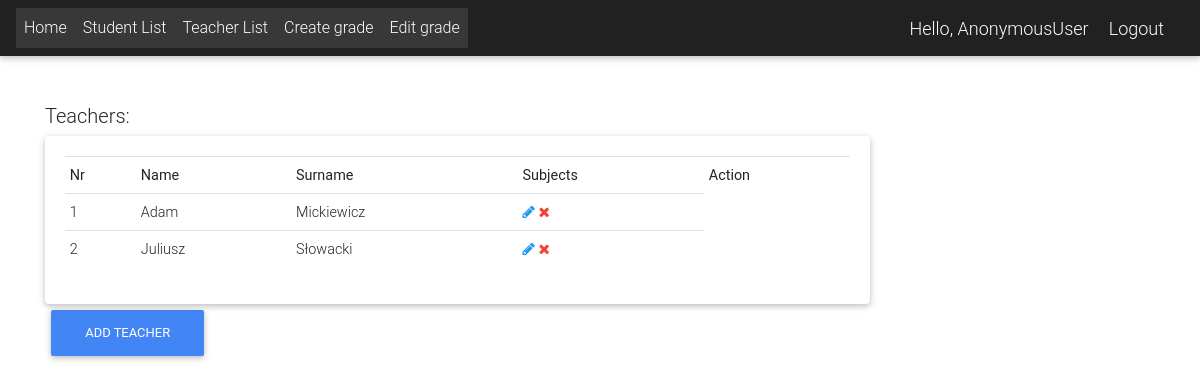
Page /teacher_list/ on the earlier database version.
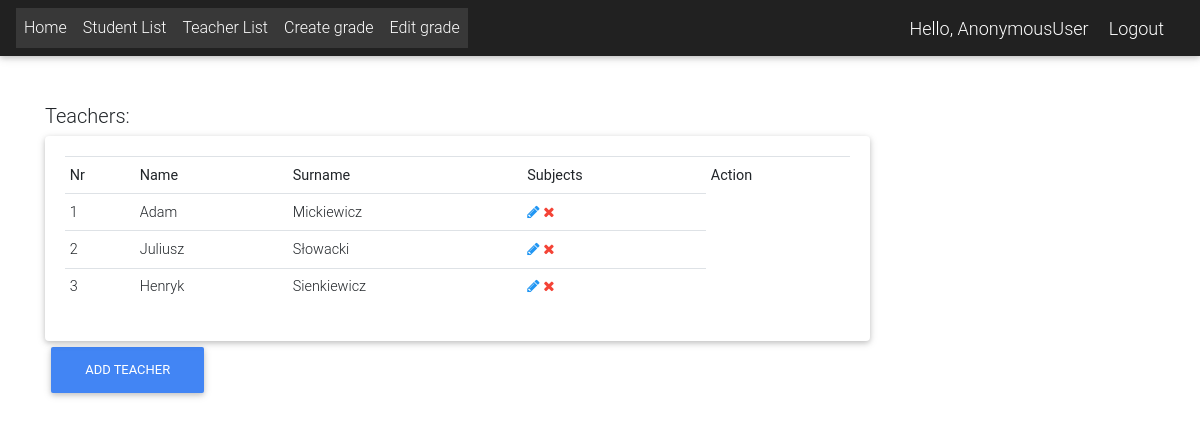
Same page on the later database version.
### app/models.py (models this page shows, shortened)
class Teacher(models.Model):
    user = models.OneToOneField(User, on_delete=models.CASCADE)

class User(AbstractUser):
    is_student = models.BooleanField(default=False)
    is_teacher = models.BooleanField(default=False)
    phone = models.CharField(max_length=60, blank=True, null=True)
    address = models.CharField(max_length=60, blank=True, null=True)
    email = models.EmailField(blank=True, null=True)
    username_validator = ASCIIUsernameValidator()

### app/views.py (the view)
# urls.py: path('teacher_list/', teacher_list, name='teacher_list'),
def teacher_list(request):
    teachers = Teacher.objects.all()
    subject_list = []
    for x in teachers:
        subject_list.append(teachers_subject(x))
    context = {
        'teachers': teachers,
        'subjects': subject_list
    }
    return render(request, 'teachers/teacher_list.html', context)

### app/views.py (called while the page is built)
def teachers_subject(teacher):
    subjects = Subject.objects.all()
    sub_array = []
    for y in subjects:
        if teacher == y.teacher:
            sub_array.append(y)
    return sub_array

### templates/teachers/teacher_list.html (shortened to what this page needs)
{% extends 'Links.html' %}
{% block content %}
<div class="container ">
    <br><br>
<div class="row">
    <div class="col-md-9">
        <h5>Teachers:</h5>
        <div class="card card-body">
            <table class="table table-sm">
                <tr>
                    <th>Nr</th>
                    <th>Name</th>
                    <th>Surname</th>
                    <th>Subjects</th>
                    <th>Action</th>
                </tr>
                {% for t in teachers %}
                <tr>
                    <td> {{ forloop.counter }}</td>
                    <td>{{t.user.first_name}} </td>
                    <td>{{t.user.last_name}} </td>
                    <td>
                        <a data-toggle="tooltip" title="Edit" href="{% url 'edit_teacher' pk=t.pk %}" class="blue-text"><i class="fa fa-pencil"></i></a>
                        <a data-toggle="tooltip" title="Delete" href="{% url 'delete_teacher' pk=t.pk %}" class="red-text"><i class="fa fa-times"></i></a>
                    </td>
                </tr>
                {% endfor %}
            </table>
        </div>
    <a class="btn btn-primary" href="{% url 'teacher_add' %}" role="button">Add Teacher</a>
    </div>
</div>
<br><br>
</div>
{% endblock %}

Differences in the rows shown:
added Teacher: user.first_name "Henryk", user.last_name "Sienkiewicz"
